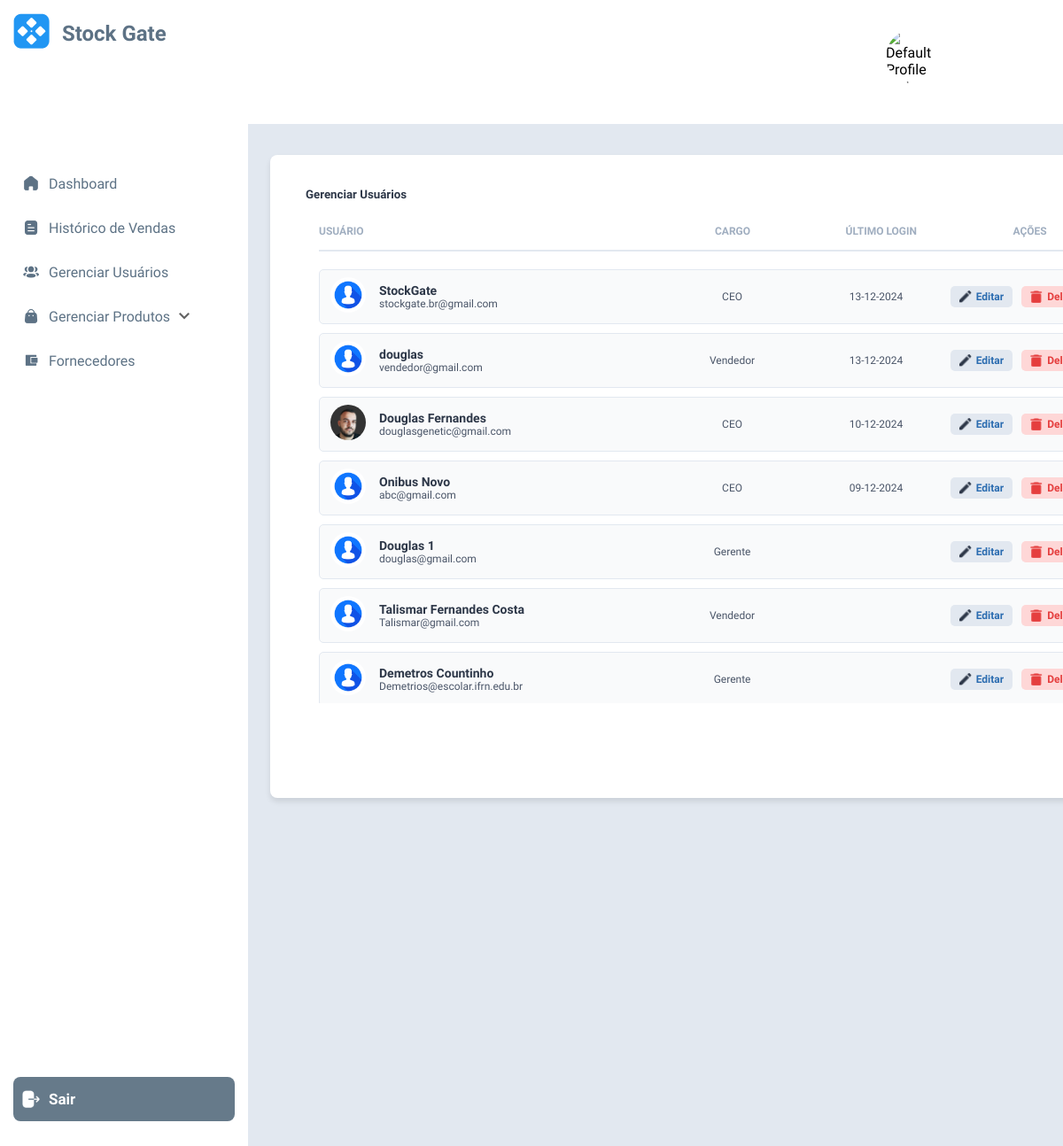
The app's page /ceo/gerenciar_usuarios/ with its own data.
### users/models.py (models this page shows, shortened)
class CustomUser(AbstractUser):
    objects = CustomUserManager()
    first_name = None
    last_name = None
    username = None
    USERNAME_FIELD = "email"
    email = models.EmailField("email", unique=True)
    name = models.CharField("name", max_length=150)
    cpf = models.CharField("cpf", max_length=15)
    profile_picture = models.ImageField(upload_to='profile_pictures/', null=True, blank=True, default='profile_pictures/default.jpg')
    REQUIRED_FIELDS = []

### users/views.py (the view)
# urls.py: path('ceo/gerenciar_usuarios/', views.UsersListView. as_view(), name="gerenciar_usuarios"),
class UsersListView(ListView):
    model = models.CustomUser

### templates/users/customuser_list.html (shortened to what this page needs)
{% extends 'users/ceo/base.html' %}
{% load static %}
{% block head %}
<link rel="stylesheet" href="{% static 'css/ceo/customuser_list.css' %}">
{% endblock %}
{% block content %}
<section id="core">
    <h5>Gerenciar Usuários</h5>
    <div id="users-container">
        <ul id="users">
            <div class="user-titles">
                <span class="title">USUÁRIO</span>
                <span class="title">CARGO</span>
                <span class="title">ÚLTIMO LOGIN</span>
                <span class="title">AÇÕES</span>
            </div>
            {% for user in object_list %}
                <div class="user-card">
                    <div class="user-info">
                        <div class="user-photo">
                            <img src="{{ user.profile_picture.url }}" alt="Foto de {{ user.name }}" />
                        </div>
                        <div class="user-details">
                            <span class="user-name">{{ user.name }}</span>
                            <span class="user-email">{{ user.email }}</span>
                        </div>
                        <span class="user-group">{{ user.groups.first }}</span>
                        <span class="user-last-login">{{ user.last_login|date:"d-m-Y" }}</span>
                        <div class="user-actions">
                            <a href="">
                                <button class="btn-edit">
                                    <img src="{% static 'images/ceo/edit.png' %}" alt="Edit"> Editar
                                </button>
                            </a>
                            <a href="">
                                <button class="btn-delete">
                                    <img src="{% static 'images/ceo/trub.png' %}" alt="Delete"> Deletar
                                </button>
                            </a>
                        </div>
                    </div>
                </div>
            {% endfor %}
        </ul>
    </div>
</section>
{% endblock %}

### templates/users/ceo/base.html (shortened to what this page needs)
{% load static %}
<!DOCTYPE html>
<html lang="en">
<head>
    <link rel="stylesheet" href="{% static 'css/ceo/base.css' %}">
    {% block head %}{% endblock %}
</head>
<body>
    <header id="header">
        <div id="pic-profile">
            {% if request.user.profile_picture %}
                <img src="{{ request.user.profile_picture.url }}" alt="Profile Picture" style="max-width: 60px; max-height: 60px; border-radius: 50%;" />
            {% else %}
                <img src="{% static 'images/default.jpg' %}" alt="Default Profile Picture" style="max-width: 60px; max-height: 60px; border-radius: 50%;" />
            {% endif %}
        </div>
    </header>
    <div class="sidebar">
        <div id="logo">
            <div id="logo-child"><img src="{% static 'images/logo.png' %}" alt="logo Stock Gate"></div>
            <div id="logo-name">Stock Gate</div>
        </div>
        <ul>
            <li><a href="{% url "ceo_dashboard" %}"><img src="{% static 'images/ceo/Home.png' %}" alt="Dashboard Icon">Dashboard</a></li>
            <li><a href="{% url "historico_de_vendas" %}"><img src="{% static 'images/ceo/Document.png' %}" alt="Histórico Icon">Histórico de Vendas</a></li>
            <li><a href="{% url "gerenciar_usuarios" %}"><img src="{% static 'images/ceo/3 User.png' %}" alt="Usuários Icon">Gerenciar Usuários</a></li>
            <li class="dropdown">
                <a href="#produtos" class="dropdown-btn"><img src="{% static 'images/ceo/Bag.png' %}" alt="Produtos Icon">Gerenciar Produtos                        <img src="{% static 'images/ceo/down.png' %}" alt="Seta" style="width: auto; height: auto; margin-left: 10px;" />
                </a>
            </li>
            <li><a href="{% url "fornecedores" %}"><img src="{% static 'images/ceo/wallet.png' %}" alt="Fornecedor Icon">Fornecedores</a></li>
        </ul>
        <a class="logout-btn" href="{% url "logout" %}">
            <img src="{% static 'images/ceo/Logout.png' %}"  alt="Ícone de Sair" class="logout-icon">
            Sair
        </a>
    </div>
    <div class="content">
        {% block content %}{% endblock %}
    </div>
</body>
</html>

### static/css/ceo/base.css (style rules this page uses)
* { font-family: "Epilogue", sans-serif; }
body { margin: 0; font-family: "Epilogue", sans-serif; display: flex; background-color: #E2E8F0; height: 100vh; user-select: none; }
#sidebar, #header { user-select: none; }
#header { height: 140px; width: 100%; background-color: #fff; position: fixed; top: 0; display: flex; justify-content: flex-end; align-items: center; flex-direction: row; z-index: auto; padding: 0 20px; font-family: "Epilogue", sans-serif; }
#header img { max-width: 70px; max-height: 70px; border-radius: 50%; margin-left: 10px; }
#pic-profile { padding-right: 30px; }
#header img, #openModalBtn { cursor: pointer; }
.sidebar { width: 250px; background-color: #fff; color: #5D7285; height: 100vh; padding: 15px; position: fixed; display: flex; flex-direction: column; font-family: "Epilogue", sans-serif; }
.sidebar #logo { display: flex; flex-direction: row; align-items: center; font-family: "Epilogue", sans-serif; color: #5D7285; font-weight: 600; font-size: 24px; padding-bottom: 100px; }
#logo #logo-child { margin-right: 7px; }
#logo #logo-name { margin-left: 7px; }
.sidebar ul { list-style-type: none; padding: 0; }
.sidebar ul li { margin: 10px 0; }
.sidebar ul li a { color: #5D7285; text-decoration: none; display: flex; align-items: center; padding: 10px; border-radius: 5px; transition: background-color 0.3s; font-size: 16px; font-weight: 400; }
.sidebar ul li a img { width: 20px; height: 20px; margin-right: 10px; }
.logout-btn { display: flex; align-items: center; background-color: #667A8A; color: white; height: 50px; width: 230px; border: none; padding: 0 10px; margin-bottom: 50px; font-family: 'Epilogue', sans-serif; font-weight: bold; font-size: 17px; cursor: pointer; margin-top: auto; border-radius: 8px; text-decoration: none; }
.logout-icon { width: 20px; height: 20px; margin-right: 10px; }
.content { margin-left: 285px; margin-top: 135px; padding: 20px; width: 100%; height: 100%; position: fixed; }
section { margin-top: 20px; }
.content { display: flex; justify-content: flex-start; flex-direction: column; font-family: 'Epilogue', sans-serif; height: 90%; }

### static/css/ceo/customuser_list.css (style rules this page uses)
.content { display: flex; justify-content: flex-start; flex-direction: column; font-family: 'Epilogue', sans-serif; height: 90%; }
h5 { color: #2D3748; margin-left: 25px; margin-bottom: 10px; }
#core { max-width: 77vw; max-height: 75%; background-color: #fff; padding: 15px; border-radius: 8px; box-shadow: 0 4px 6px rgba(0, 0, 0, 0.1); }
#users-container { max-height: 80%; overflow-y: auto; margin: 0; padding: 0; }
#users { display: flex; flex-direction: column; gap: 10px; }
.user-titles { display: grid; grid-template-columns: 50px 2fr 1fr 1fr 1fr; gap: 5px; margin-bottom: 10px; text-align: center; position: -webkit-sticky; position: sticky; top: 0; background-color: #fff; z-index: 10; border-bottom: 2px solid #E2E8F0; padding-bottom: 8px; }
.title { font-size: 12px; color: #A0AEC0; font-weight: bold; text-transform: uppercase; padding-bottom: 4px; line-height: 1.4; }
.user-card { border: 1px solid #E2E8F0; border-radius: 5px; padding: 8px 12px; background-color: #F9FAFB; display: flex; align-items: center; gap: 10px; }
.user-info { display: grid; grid-template-columns: 50px 2fr 1fr 1fr 1fr; gap: 5px; align-items: center; width: 100%; }
.user-photo img { width: 40px; height: 40px; border-radius: 50%; object-fit: cover; }
.user-details { display: flex; flex-direction: column; text-align: left; }
.user-name { font-size: 14px; font-weight: bold; color: #2D3748; }
.user-email { font-size: 12px; color: #4A5568; }
.user-group, .user-last-login { font-size: 12px; color: #4A5568; text-align: center; }
.user-actions { display: flex; justify-content: center; gap: 10px; }
.user-actions a { text-decoration: none; }
.btn-edit, .btn-delete { display: flex; align-items: center; gap: 5px; padding: 5px 10px; font-size: 12px; font-weight: bold; border: none; border-radius: 5px; cursor: pointer; background-color: #E2E8F0; }
.btn-edit { color: #2B6CB0; }
.btn-delete { color: #E53E3E; background-color: #FED7D7; }
.btn-edit img, .btn-delete img { width: 14px; height: 14px; }

### records on screen
CustomUser: profile_picture (placeholder picture), name "StockGate", email "stockgate.br@gmail.com", groups.first "CEO", last_login "13-12-2024"
CustomUser: profile_picture (placeholder picture), name "douglas", email "vendedor@gmail.com", groups.first "Vendedor", last_login "13-12-2024"
CustomUser: profile_picture (picture), name "Douglas Fernandes", email "douglasgenetic@gmail.com", groups.first "CEO", last_login "10-12-2024"
CustomUser: profile_picture (placeholder picture), name "Onibus Novo", email "abc@gmail.com", groups.first "CEO", last_login "09-12-2024"
CustomUser: profile_picture (placeholder picture), name "Douglas 1", email "douglas@gmail.com", groups.first "Gerente"
CustomUser: profile_picture (placeholder picture), name "Talismar Fernandes Costa", email "Talismar@gmail.com", groups.first "Vendedor"
CustomUser: profile_picture (placeholder picture), name "Demetros Countinho", email "Demetrios@escolar.ifrn.edu.br", groups.first "Gerente"
